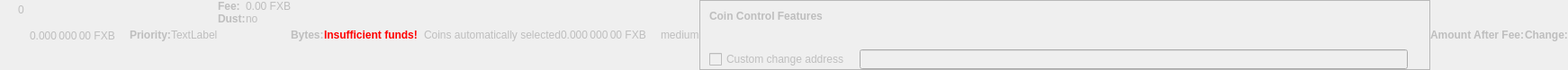
    <widget class="QWidget" name="dummyHideWidget" native="true">
     <property name="enabled">
      <bool>false</bool>
     </property>
     <property name="maximumSize">
      <size>
       <width>100</width>
       <height>22</height>
      </size>
     </property>
     <layout class="QHBoxLayout" name="dummyHideLayout">
      <property name="spacing">
       <number>0</number>
      </property>
      <property name="leftMargin">
       <number>0</number>
      </property>
      <property name="topMargin">
       <number>0</number>
      </property>
      <property name="rightMargin">
       <number>0</number>
      </property>
      <property name="bottomMargin">
       <number>0</number>
      </property>
      <item>
       <layout class="QFormLayout" name="formLayoutCoinControl1">
        <property name="horizontalSpacing">
         <number>10</number>
        </property>
        <property name="verticalSpacing">
         <number>14</number>
        </property>
        <property name="leftMargin">
         <number>10</number>
        </property>
        <property name="topMargin">
         <number>4</number>
        </property>
        <property name="rightMargin">
         <number>6</number>
        </property>
        <item row="0" column="1">
         <widget class="QLabel" name="labelCoinControlBytes">
          <property name="cursor">
           <cursorShape>IBeamCursor</cursorShape>
          </property>
          <property name="contextMenuPolicy">
           <enum>Qt::ActionsContextMenu</enum>
          </property>
          <property name="text">
           <string notr="true">0</string>
          </property>
          <property name="textInteractionFlags">
           <set>Qt::LinksAccessibleByMouse|Qt::TextSelectableByKeyboard|Qt::TextSelectableByMouse</set>
          </property>
         </widget>
        </item>
       </layout>
      </item>
      <item>
       <widget class="QLabel" name="labelCoinControlAfterFee">
        <property name="enabled">
         <bool>false</bool>
        </property>
        <property name="sizePolicy">
         <sizepolicy hsizetype="Fixed" vsizetype="Fixed">
          <horstretch>0</horstretch>
          <verstretch>0</verstretch>
         </sizepolicy>
        </property>
        <property name="minimumSize">
         <size>
          <width>111</width>
          <height>12</height>
         </size>
        </property>
        <property name="maximumSize">
         <size>
          <width>111</width>
          <height>12</height>
         </size>
        </property>
        <property name="cursor">
         <cursorShape>IBeamCursor</cursorShape>
        </property>
        <property name="contextMenuPolicy">
         <enum>Qt::ActionsContextMenu</enum>
        </property>
        <property name="text">
         <string notr="true">0.000 000 00 FXB</string>
        </property>
        <property name="textInteractionFlags">
         <set>Qt::LinksAccessibleByMouse|Qt::TextSelectableByKeyboard|Qt::TextSelectableByMouse</set>
        </property>
       </widget>
      </item>
      <item>
       <widget class="QLabel" name="labelCoinControlPriorityText">
        <property name="enabled">
         <bool>false</bool>
        </property>
        <property name="font">
         <font>
          <weight>75</weight>
          <bold>true</bold>
         </font>
        </property>
        <property name="text">
         <string>Priority:</string>
        </property>
       </widget>
      </item>
      <item>
       <layout class="QHBoxLayout" name="horizontalLayout">
        <item>
         <widget class="QLabel" name="WarningLabel">
          <property name="text">
           <string>TextLabel</string>
          </property>
         </widget>
        </item>
       </layout>
      </item>
      <item>
       <layout class="QFormLayout" name="formLayoutCoinControl3">
        <property name="horizontalSpacing">
         <number>0</number>
        </property>
        <property name="verticalSpacing">
         <number>0</number>
        </property>
        <property name="leftMargin">
         <number>0</number>
        </property>
        <property name="topMargin">
         <number>0</number>
        </property>
        <property name="rightMargin">
         <number>0</number>
        </property>
        <item row="0" column="0">
         <widget class="QLabel" name="labelCoinControlFeeText">
          <property name="enabled">
           <bool>false</bool>
          </property>
          <property name="font">
           <font>
            <weight>75</weight>
            <bold>true</bold>
           </font>
          </property>
          <property name="text">
           <string>Fee:</string>
          </property>
          <property name="margin">
           <number>0</number>
          </property>
         </widget>
        </item>
        <item row="0" column="1">
         <widget class="QLabel" name="labelCoinControlFee">
          <property name="enabled">
           <bool>false</bool>
          </property>
          <property name="cursor">
           <cursorShape>IBeamCursor</cursorShape>
          </property>
          <property name="contextMenuPolicy">
           <enum>Qt::ActionsContextMenu</enum>
          </property>
          <property name="text">
           <string notr="true">0.00 FXB</string>
          </property>
          <property name="textInteractionFlags">
           <set>Qt::LinksAccessibleByMouse|Qt::TextSelectableByKeyboard|Qt::TextSelectableByMouse</set>
          </property>
         </widget>
        </item>
        <item row="1" column="0">
         <widget class="QLabel" name="labelCoinControlLowOutputText">
          <property name="enabled">
           <bool>false</bool>
          </property>
          <property name="font">
           <font>
            <weight>75</weight>
            <bold>true</bold>
           </font>
          </property>
          <property name="text">
           <string>Dust:</string>
          </property>
         </widget>
        </item>
        <item row="1" column="1">
         <widget class="QLabel" name="labelCoinControlLowOutput">
          <property name="enabled">
           <bool>false</bool>
          </property>
          <property name="cursor">
           <cursorShape>IBeamCursor</cursorShape>
          </property>
          <property name="contextMenuPolicy">
           <enum>Qt::ActionsContextMenu</enum>
          </property>
          <property name="text">
           <string>no</string>
          </property>
          <property name="textInteractionFlags">
           <set>Qt::LinksAccessibleByMouse|Qt::TextSelectableByKeyboard|Qt::TextSelectableByMouse</set>
          </property>
         </widget>
        </item>
       </layout>
      </item>
      <item>
       <widget class="QLabel" name="labelCoinControlBytesText">
        <property name="enabled">
         <bool>false</bool>
        </property>
        <property name="font">
         <font>
          <weight>75</weight>
          <bold>true</bold>
         </font>
        </property>
        <property name="text">
         <string>Bytes:</string>
        </property>
       </widget>
      </item>
      <item>
       <layout class="QFormLayout" name="formLayoutCoinControl2">
        <property name="horizontalSpacing">
         <number>0</number>
        </property>
        <property name="verticalSpacing">
         <number>0</number>
        </property>
        <property name="leftMargin">
         <number>0</number>
        </property>
        <property name="topMargin">
         <number>0</number>
        </property>
        <property name="rightMargin">
         <number>0</number>
        </property>
       </layout>
      </item>
      <item>
       <layout class="QHBoxLayout" name="horizontalLayoutCoinControl2">
        <property name="spacing">
         <number>0</number>
        </property>
        <property name="bottomMargin">
         <number>0</number>
        </property>
       </layout>
      </item>
      <item>
       <widget class="QLabel" name="labelCoinControlInsuffFunds">
        <property name="enabled">
         <bool>false</bool>
        </property>
        <property name="minimumSize">
         <size>
          <width>0</width>
          <height>0</height>
         </size>
        </property>
        <property name="font">
         <font>
          <weight>75</weight>
          <bold>true</bold>
         </font>
        </property>
        <property name="styleSheet">
         <string notr="true">color:red;font-weight:bold;</string>
        </property>
        <property name="text">
         <string>Insufficient funds!</string>
        </property>
        <property name="margin">
         <number>5</number>
        </property>
       </widget>
      </item>
      <item>
       <layout class="QFormLayout" name="formLayoutCoinControl4">
        <property name="horizontalSpacing">
         <number>0</number>
        </property>
        <property name="verticalSpacing">
         <number>0</number>
        </property>
        <property name="leftMargin">
         <number>0</number>
        </property>
        <property name="topMargin">
         <number>0</number>
        </property>
        <property name="rightMargin">
         <number>0</number>
        </property>
       </layout>
      </item>
      <item>
       <widget class="QLabel" name="labelCoinControlChangeLabel">
        <property name="enabled">
         <bool>false</bool>
        </property>
        <property name="sizePolicy">
         <sizepolicy hsizetype="Preferred" vsizetype="Expanding">
          <horstretch>0</horstretch>
          <verstretch>0</verstretch>
         </sizepolicy>
        </property>
        <property name="minimumSize">
         <size>
          <width>0</width>
          <height>0</height>
         </size>
        </property>
        <property name="text">
         <string/>
        </property>
        <property name="margin">
         <number>3</number>
        </property>
       </widget>
      </item>
      <item>
       <widget class="QLabel" name="labelCoinControlAutomaticallySelected">
        <property name="enabled">
         <bool>false</bool>
        </property>
        <property name="sizePolicy">
         <sizepolicy hsizetype="Fixed" vsizetype="Fixed">
          <horstretch>0</horstretch>
          <verstretch>0</verstretch>
         </sizepolicy>
        </property>
        <property name="minimumSize">
         <size>
          <width>0</width>
          <height>0</height>
         </size>
        </property>
        <property name="maximumSize">
         <size>
          <width>240</width>
          <height>16777215</height>
         </size>
        </property>
        <property name="text">
         <string>Coins automatically selected</string>
        </property>
        <property name="margin">
         <number>5</number>
        </property>
       </widget>
      </item>
      <item>
       <widget class="QLabel" name="labelCoinControlChange">
        <property name="enabled">
         <bool>false</bool>
        </property>
        <property name="sizePolicy">
         <sizepolicy hsizetype="Fixed" vsizetype="Fixed">
          <horstretch>0</horstretch>
          <verstretch>0</verstretch>
         </sizepolicy>
        </property>
        <property name="minimumSize">
         <size>
          <width>111</width>
          <height>0</height>
         </size>
        </property>
        <property name="maximumSize">
         <size>
          <width>111</width>
          <height>16777215</height>
         </size>
        </property>
        <property name="cursor">
         <cursorShape>IBeamCursor</cursorShape>
        </property>
        <property name="contextMenuPolicy">
         <enum>Qt::ActionsContextMenu</enum>
        </property>
        <property name="text">
         <string notr="true">0.000 000 00 FXB</string>
        </property>
        <property name="textInteractionFlags">
         <set>Qt::LinksAccessibleByMouse|Qt::TextSelectableByKeyboard|Qt::TextSelectableByMouse</set>
        </property>
       </widget>
      </item>
      <item>
       <widget class="QLabel" name="labelCoinControlPriority">
        <property name="enabled">
         <bool>false</bool>
        </property>
        <property name="cursor">
         <cursorShape>IBeamCursor</cursorShape>
        </property>
        <property name="contextMenuPolicy">
         <enum>Qt::ActionsContextMenu</enum>
        </property>
        <property name="text">
         <string>medium</string>
        </property>
        <property name="textInteractionFlags">
         <set>Qt::LinksAccessibleByMouse|Qt::TextSelectableByKeyboard|Qt::TextSelectableByMouse</set>
        </property>
       </widget>
      </item>
      <item>
       <widget class="QFrame" name="frameCoinControl">
        <property name="sizePolicy">
         <sizepolicy hsizetype="Expanding" vsizetype="Expanding">
          <horstretch>0</horstretch>
          <verstretch>0</verstretch>
         </sizepolicy>
        </property>
        <property name="maximumSize">
         <size>
          <width>16777215</width>
          <height>16777215</height>
         </size>
        </property>
        <property name="frameShape">
         <enum>QFrame::StyledPanel</enum>
        </property>
        <property name="frameShadow">
         <enum>QFrame::Sunken</enum>
        </property>
        <layout class="QVBoxLayout" name="verticalLayoutCoinControl2_2">
         <property name="spacing">
          <number>0</number>
         </property>
         <property name="leftMargin">
          <number>0</number>
         </property>
         <property name="topMargin">
          <number>0</number>
         </property>
         <property name="rightMargin">
          <number>0</number>
         </property>
         <property name="bottomMargin">
          <number>0</number>
         </property>
         <item>
          <layout class="QVBoxLayout" name="verticalLayoutCoinControl" stretch="0,0,0,1">
           <property name="spacing">
            <number>0</number>
           </property>
           <property name="leftMargin">
            <number>10</number>
           </property>
           <property name="topMargin">
            <number>10</number>
           </property>
           <item>
            <layout class="QHBoxLayout" name="horizontalLayoutCoinControl1">
             <property name="bottomMargin">
              <number>15</number>
             </property>
             <item>
              <widget class="QLabel" name="labelCoinControlFeatures">
               <property name="enabled">
                <bool>false</bool>
               </property>
               <property name="sizePolicy">
                <sizepolicy hsizetype="Preferred" vsizetype="Maximum">
                 <horstretch>0</horstretch>
                 <verstretch>0</verstretch>
                </sizepolicy>
               </property>
               <property name="font">
                <font>
                 <weight>75</weight>
                 <bold>true</bold>
                </font>
               </property>
               <property name="styleSheet">
                <string notr="true">font-weight:bold;</string>
               </property>
               <property name="text">
                <string>Coin Control Features</string>
               </property>
              </widget>
             </item>
            </layout>
           </item>
           <item>
            <widget class="QWidget" name="widgetCoinControl" native="true">
             <property name="sizePolicy">
              <sizepolicy hsizetype="Preferred" vsizetype="Preferred">
               <horstretch>0</horstretch>
               <verstretch>0</verstretch>
              </sizepolicy>
             </property>
             <property name="minimumSize">
              <size>
               <width>0</width>
               <height>0</height>
              </size>
             </property>
             <property name="styleSheet">
              <string notr="true"/>
             </property>
             <layout class="QHBoxLayout" name="horizontalLayoutCoinControl5_2">
              <property name="leftMargin">
               <number>0</number>
              </property>
              <property name="topMargin">
               <number>0</number>
              </property>
              <property name="rightMargin">
               <number>0</number>
              </property>
              <property name="bottomMargin">
               <number>0</number>
              </property>
              <item>
               <layout class="QHBoxLayout" name="horizontalLayoutCoinControl3">
                <property name="spacing">
                 <number>20</number>
                </property>
                <property name="topMargin">
                 <number>0</number>
                </property>
                <property name="bottomMargin">
                 <number>10</number>
                </property>
               </layout>
              </item>
             </layout>
            </widget>
           </item>
           <item>
            <layout class="QHBoxLayout" name="horizontalLayoutCoinControl4" stretch="0,0,0">
             <property name="spacing">
              <number>12</number>
             </property>
             <property name="sizeConstraint">
              <enum>QLayout::SetDefaultConstraint</enum>
             </property>
             <property name="topMargin">
              <number>5</number>
             </property>
             <property name="rightMargin">
              <number>5</number>
             </property>
             <item>
              <widget class="QCheckBox" name="checkBoxCoinControlChange">
               <property name="enabled">
                <bool>false</bool>
               </property>
               <property name="toolTip">
                <string>If this is activated, but the change address is empty or invalid, change will be sent to a newly generated address.</string>
               </property>
               <property name="text">
                <string>Custom change address</string>
               </property>
              </widget>
             </item>
             <item>
              <widget class="QValidatedLineEdit" name="lineEditCoinControlChange">
               <property name="enabled">
                <bool>false</bool>
               </property>
               <property name="sizePolicy">
                <sizepolicy hsizetype="Expanding" vsizetype="Fixed">
                 <horstretch>0</horstretch>
                 <verstretch>0</verstretch>
                </sizepolicy>
               </property>
              </widget>
             </item>
             <item>
              <widget class="QLabel" name="labelCoinControlChangeLabel_2">
               <property name="sizePolicy">
                <sizepolicy hsizetype="Preferred" vsizetype="Expanding">
                 <horstretch>0</horstretch>
                 <verstretch>0</verstretch>
                </sizepolicy>
               </property>
               <property name="minimumSize">
                <size>
                 <width>0</width>
                 <height>0</height>
                </size>
               </property>
               <property name="text">
                <string/>
               </property>
               <property name="margin">
                <number>3</number>
               </property>
              </widget>
             </item>
            </layout>
           </item>
           <item>
            <spacer name="verticalSpacerCoinControl">
             <property name="orientation">
              <enum>Qt::Vertical</enum>
             </property>
             <property name="sizeHint" stdset="0">
              <size>
               <width>800</width>
               <height>1</height>
              </size>
             </property>
            </spacer>
           </item>
          </layout>
         </item>
        </layout>
       </widget>
      </item>
      <item>
       <widget class="QLabel" name="labelCoinControlAfterFeeText">
        <property name="enabled">
         <bool>false</bool>
        </property>
        <property name="minimumSize">
         <size>
          <width>0</width>
          <height>0</height>
         </size>
        </property>
        <property name="maximumSize">
         <size>
          <width>16777215</width>
          <height>16777215</height>
         </size>
        </property>
        <property name="font">
         <font>
          <weight>75</weight>
          <bold>true</bold>
         </font>
        </property>
        <property name="text">
         <string>Amount After Fee:</string>
        </property>
        <property name="alignment">
         <set>Qt::AlignLeading|Qt::AlignLeft|Qt::AlignVCenter</set>
        </property>
        <property name="margin">
         <number>0</number>
        </property>
       </widget>
      </item>
      <item>
       <widget class="QLabel" name="labelCoinControlChangeText">
        <property name="enabled">
         <bool>false</bool>
        </property>
        <property name="sizePolicy">
         <sizepolicy hsizetype="Preferred" vsizetype="Preferred">
          <horstretch>0</horstretch>
          <verstretch>0</verstretch>
         </sizepolicy>
        </property>
        <property name="minimumSize">
         <size>
          <width>0</width>
          <height>0</height>
         </size>
        </property>
        <property name="maximumSize">
         <size>
          <width>16777215</width>
          <height>16777215</height>
         </size>
        </property>
        <property name="font">
         <font>
          <weight>75</weight>
          <bold>true</bold>
         </font>
        </property>
        <property name="text">
         <string>Change:</string>
        </property>
        <property name="alignment">
         <set>Qt::AlignLeading|Qt::AlignLeft|Qt::AlignVCenter</set>
        </property>
       </widget>
      </item>
     </layout>
    </widget>
